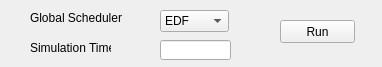
<?xml version="1.0" encoding="UTF-8"?>
<ui version="4.0">
 <class>GlobalMRTWindow</class>
 <widget class="QWidget" name="GlobalMRTWindow">
  <property name="geometry">
   <rect>
    <x>0</x>
    <y>0</y>
    <width>382</width>
    <height>67</height>
   </rect>
  </property>
  <property name="windowTitle">
   <string>Global Scheduling</string>
  </property>
  <widget class="QLabel" name="label">
   <property name="geometry">
    <rect>
     <x>30</x>
     <y>10</y>
     <width>121</width>
     <height>16</height>
    </rect>
   </property>
   <property name="text">
    <string>Global Scheduler</string>
   </property>
  </widget>
  <widget class="QComboBox" name="schedulerBox">
   <property name="geometry">
    <rect>
     <x>160</x>
     <y>10</y>
     <width>69</width>
     <height>22</height>
    </rect>
   </property>
   <property name="currentText">
    <string>EDF</string>
   </property>
   <item>
    <property name="text">
     <string>EDF</string>
    </property>
   </item>
   <item>
    <property name="text">
     <string>RM</string>
    </property>
   </item>
  </widget>
  <widget class="QPushButton" name="runButton">
   <property name="geometry">
    <rect>
     <x>280</x>
     <y>20</y>
     <width>75</width>
     <height>23</height>
    </rect>
   </property>
   <property name="text">
    <string>Run</string>
   </property>
  </widget>
  <widget class="QLabel" name="label_5">
   <property name="geometry">
    <rect>
     <x>30</x>
     <y>40</y>
     <width>81</width>
     <height>16</height>
    </rect>
   </property>
   <property name="text">
    <string>Simulation Time</string>
   </property>
  </widget>
  <widget class="QLineEdit" name="simulTimeEdit">
   <property name="enabled">
    <bool>true</bool>
   </property>
   <property name="geometry">
    <rect>
     <x>160</x>
     <y>40</y>
     <width>71</width>
     <height>20</height>
    </rect>
   </property>
  </widget>
 </widget>
 <resources/>
 <connections/>
</ui>
